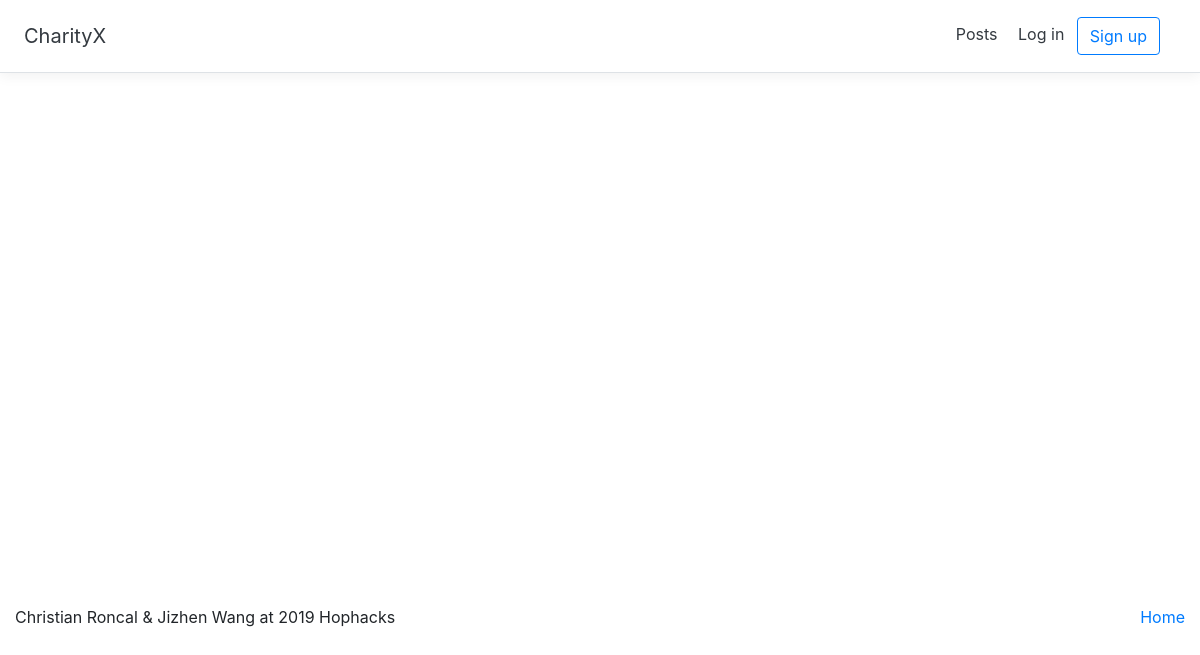
Page /posts/all on the earlier database version.
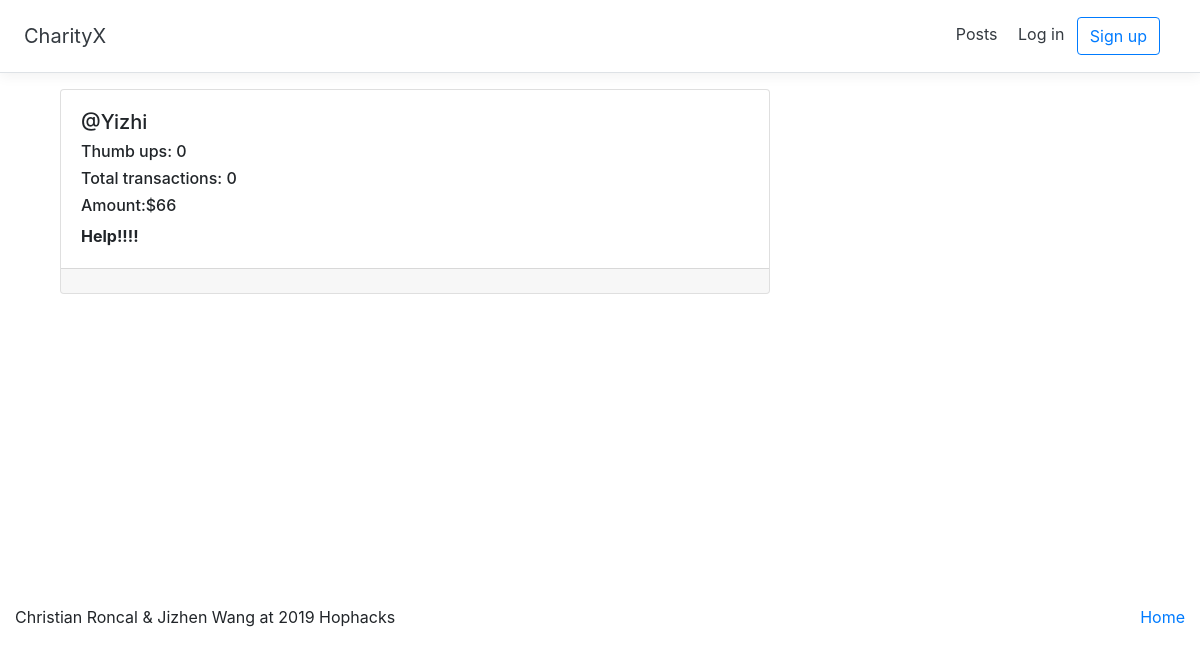
Same page on the later database version.
### posts/models.py (models this page shows, shortened)
class Post(models.Model):
    user = models.ForeignKey(User, on_delete=models.CASCADE, related_name="user")
    payer = models.ForeignKey(
        User, on_delete=models.CASCADE, related_name="payer", null=True
    )
    disaster = models.ForeignKey(Disaster, on_delete=models.CASCADE, null=True)
    created_at = models.DateTimeField(auto_now_add=True)
    received_at = models.DateTimeField(auto_now=True)
    message = models.CharField(max_length=255)
    amount = models.IntegerField(null=True)
    category = models.CharField(max_length=255, null=True)
    paid = models.BooleanField(default=False)
    pin = models.CharField(max_length=20, null=True)
    class Meta:
        ordering = ["-created_at"]
        unique_together = ["user", "message"]

### accounts/models.py (models this page shows, shortened)
class User(AbstractUser):
    thumb_ups = models.IntegerField(default=0)
    transactions = models.IntegerField(default=0)

### posts/views.py (the view)
# urls.py: path("all", views.PostList.as_view(), name="all"),
class PostList(generic.ListView):
    model = models.Post
    def get_context_data(self, **kwargs):
        context = super().get_context_data(**kwargs)
        context["key"] = settings.STRIPE_PUBLISHABLE_KEY
        return context

### posts/templates/posts/post_list.html
{% extends "posts/post_base.html" %}
{% block post_content %}
<div class="col-md-8">
	{% for post in post_list %}
	{% if post.paid != True and post.amount != null %}
	{% include "posts/_post.html" %}
	<br>
	{% endif %}
	{% endfor %}
</div>
{% endblock %}

### posts/templates/posts/post_base.html (shortened to what this page needs)
{% extends "base.html" %}
{% block content %}
<div class="posts-page">
	<div class="container">
		{% block post_content %}{% endblock %}
	</div>
</div>
{% endblock %}

### templates/base.html (shortened to what this page needs)
<!DOCTYPE html>
{% load static %}
<html lang="en">
<head>
    <link rel="stylesheet" href="{% static '/css/master.css'%}">
    <link href="https://maxcdn.bootstrapcdn.com/font-awesome/4.7.0/css/font-awesome.min.css" rel="stylesheet">
    <link rel="stylesheet" href="https://stackpath.bootstrapcdn.com/bootstrap/4.3.1/css/bootstrap.min.css"
>
</head>
<body>
    <header>
        <div class="d-flex flex-column flex-md-row align-items-center p-3 px-md-4 mb-3 bg-white border-bottom box-shadow">
            <a class="my-0 mr-md-auto font-weight-normal navbar-brand text-dark" href="{% url 'home' %}">CharityX</a>
            <nav class="my-2 my-md-0 mr-md-3">
                <a class="p-2 text-dark" href="{% url 'posts:all'%}" class="btn btn-simple">Posts</a>
                {% if user.is_authenticated %}
                <a class="p-2 text-dark" href="{% url 'posts:create' %}" class="btn btn-simple">Make Requests</a>
                <a class="btn btn-outline-primary" href="{% url 'accounts:logout' %}">Log out</a>
                {% else %}
                <a class="p-2 text-dark" href="{% url 'accounts:login' %}" class="btn btn-simple">Log in</a>
                <a class="btn btn-outline-primary" href="{% url 'accounts:signup' %}">Sign up</a>
                {% endif %}
            </nav>
        </div>
    </header>
    <main role="main" style="min-height: 500px">
        {% block content %}
        {% endblock %}
    </main>
    <footer class="footer-copyright py-3">
        <div class="container-fluid">
            <p class="float-right">
                <a href="{% url 'home' %}">Home</a>
            </p>
            <p>Christian Roncal & Jizhen Wang at 2019 Hophacks</p>
        </div>
    </footer>
</body>
</html>

### posts/templates/posts/_post.html (shortened to what this page needs)
<div class="card">
	<div class="card-body">
		<h5 class="mr-5">@{{ post.user.first_name }}</h5>
		<h6 class="mr-5">Thumb ups:
			{{post.user.thumb_ups}}
		</h6>
		<h6 class="mr-5">Total transactions:
			{{post.user.transactions}}
		</h6>
		<h6 class="mr-5">
			Amount:${{post.amount}}
		</h6>
		<strong>{{ post.message }}</strong>
	</div>
	<div class="card-footer">
	</div>
</div>

### static/css/master.css (style rules this page uses)
.box-shadow { box-shadow: 0 .25rem .75rem rgba(0, 0, 0, .05); }
html { font-size: 14px; }
@media (min-width: 768px) { html { font-size: 16px; } }
.container { max-width: 960px; }
body { height: 100%; }

Differences in the rows shown:
added Post: user.first_name "Yizhi", user.thumb_ups "0", user.transactions "0", amount "66", message "Help!!!!"
